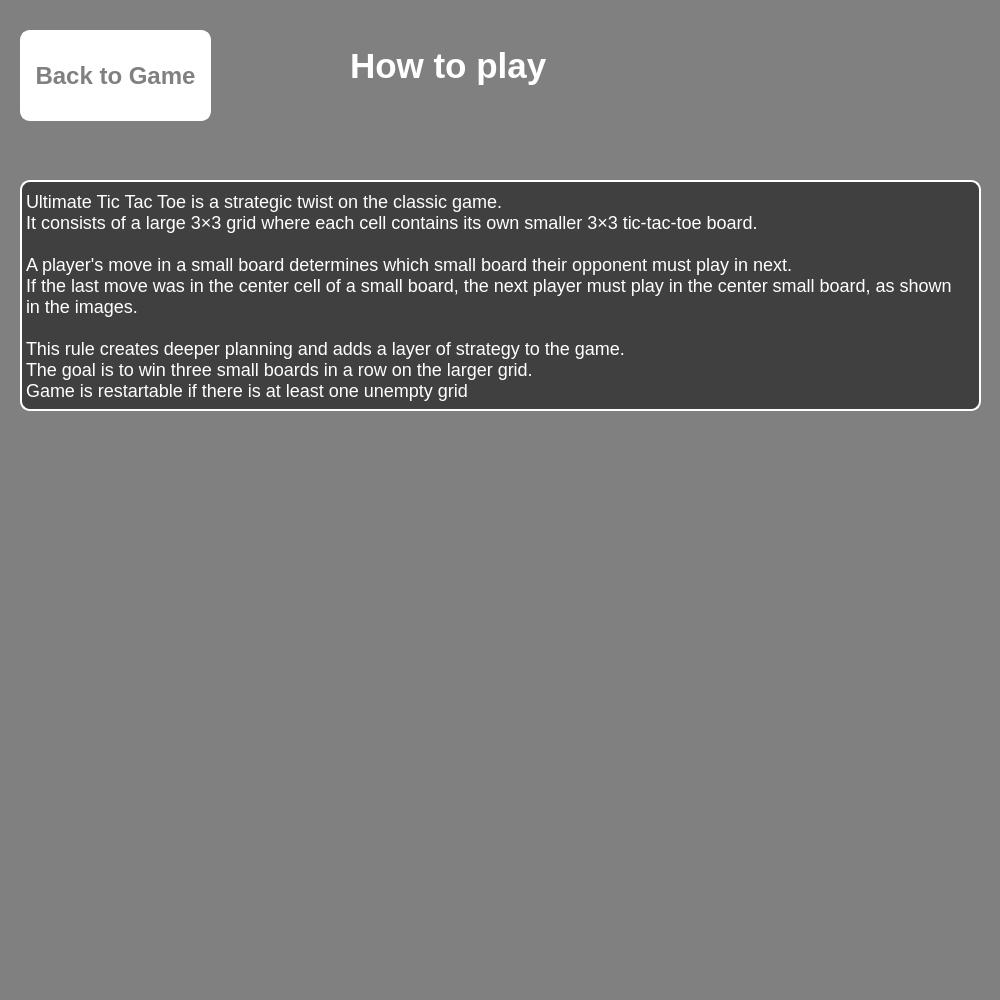
<?xml version="1.0" encoding="UTF-8"?>
<ui version="4.0">
 <class>Form</class>
 <widget class="QWidget" name="Form">
  <property name="geometry">
   <rect>
    <x>0</x>
    <y>0</y>
    <width>1000</width>
    <height>1000</height>
   </rect>
  </property>
  <property name="windowTitle">
   <string>Form</string>
  </property>
  <property name="styleSheet">
   <string notr="true">background-color:gray</string>
  </property>
  <widget class="QLabel" name="label">
   <property name="geometry">
    <rect>
     <x>350</x>
     <y>10</y>
     <width>221</width>
     <height>111</height>
    </rect>
   </property>
   <property name="styleSheet">
    <string notr="true">font-size:35px;
font-weight:bold;
color:white</string>
   </property>
   <property name="text">
    <string>How to play</string>
   </property>
  </widget>
  <widget class="QPushButton" name="backToGameButton">
   <property name="geometry">
    <rect>
     <x>20</x>
     <y>30</y>
     <width>191</width>
     <height>91</height>
    </rect>
   </property>
   <property name="styleSheet">
    <string notr="true">border:2px solid white;
color:gray;
background-color:white;
font-size:24px;
font-weight:bold;
border-radius:10px

</string>
   </property>
   <property name="text">
    <string>Back to Game</string>
   </property>
  </widget>
  <widget class="QLabel" name="playTurnLabel">
   <property name="geometry">
    <rect>
     <x>10</x>
     <y>420</y>
     <width>221</width>
     <height>251</height>
    </rect>
   </property>
   <property name="text">
    <string/>
   </property>
   <property name="pixmap">
    <pixmap>tutorial.jpeg</pixmap>
   </property>
  </widget>
  <widget class="QLabel" name="label_3">
   <property name="geometry">
    <rect>
     <x>20</x>
     <y>180</y>
     <width>961</width>
     <height>231</height>
    </rect>
   </property>
   <property name="styleSheet">
    <string notr="true">font-size:18px;
color:white;
background-color:rgba(0,0,0,0.5);
border:2px solid white;
border-radius:10px</string>
   </property>
   <property name="text">
    <string>Ultimate Tic Tac Toe is a strategic twist on the classic game.  
It consists of a large 3×3 grid where each cell contains its own smaller 3×3 tic-tac-toe board.  

A player's move in a small board determines which small board their opponent must play in next.  
If the last move was in the center cell of a small board, the next player must play in the center small board, as shown
in the images.

This rule creates deeper planning and adds a layer of strategy to the game.  
The goal is to win three small boards in a row on the larger grid.
Game is restartable if there is at least one unempty grid</string>
   </property>
  </widget>
  <widget class="QLabel" name="gameWinLabel">
   <property name="geometry">
    <rect>
     <x>330</x>
     <y>420</y>
     <width>671</width>
     <height>531</height>
    </rect>
   </property>
   <property name="text">
    <string/>
   </property>
   <property name="pixmap">
    <pixmap>winner.png</pixmap>
   </property>
  </widget>
 </widget>
 <resources/>
 <connections/>
</ui>
